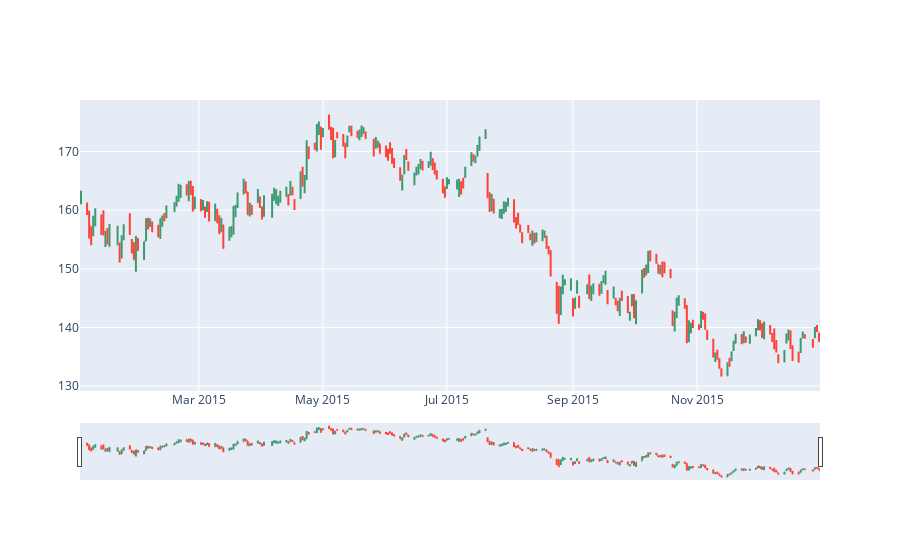

Notebook cell for this chart:
### Code cell
# Gráfico OHLC IBM (En un año)
rango_ohlc = go.Ohlc(x=df_ibm.loc['2015'].index,
                     open=df_ibm.loc['2015'].Open,
                     high=df_ibm.loc['2015'].High,
                     low=df_ibm.loc['2015'].Low,
                     close=df_ibm.loc['2015'].Close)
data = [rango_ohlc]
iplot(data)

### Figure 1 — Plotly figure (JSON) as saved in the notebook; plotly's stock layout.template omitted (floating-point values rounded to 4 significant figures; data arrays with more than 128 entries replaced by an {"elided": "..."} marker saying what was removed)
{"data": [{"close": {"elided": "252 float values"}, "high": {"elided": "252 float values"}, "low": {"elided": "252 float values"}, "open": {"elided": "252 float values"}, "type": "ohlc", "x": {"elided": "252 str values"}}], "layout": {}}
